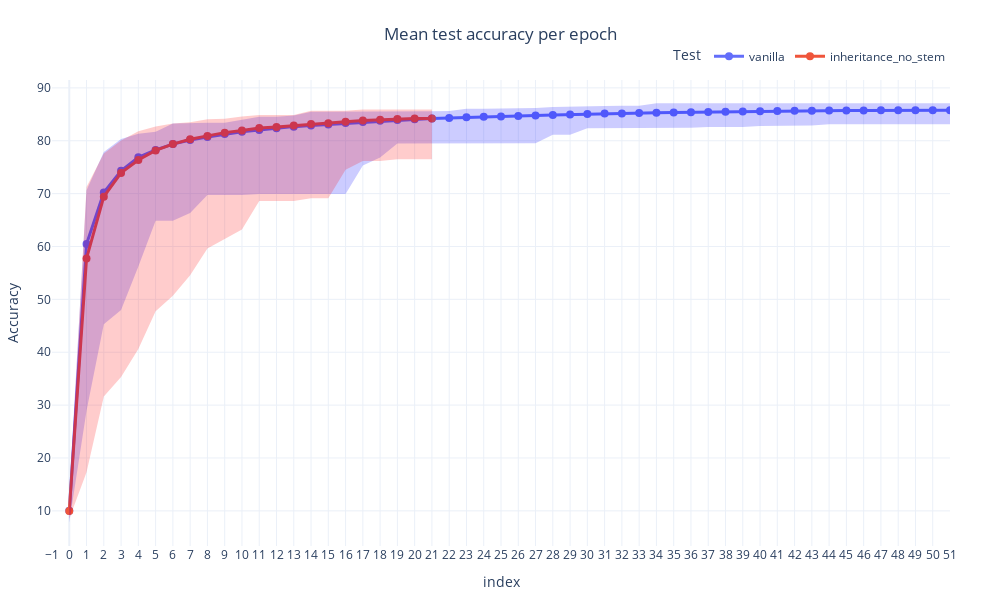

Notebook code cell kept with this figure:
### Code cell
import plotly.express as px
import pandas as pd

# Assuming 'mean_df', 'df_min', and 'df_max' are your dataframes
fig = px.line(
    mean_df, 
    y=['vanilla', test_name], 
    title='Mean test accuracy per epoch',
    labels={"Value": "Accuracy"},
    markers=True,  # Add markers to the lines
    template="plotly_white", 
    width=1000, height=600
)

# Update trace settings for the main plot
fig.update_traces(line=dict(width=3), marker=dict(size=8))

# Adding min-max range shadows for 'vanilla'
#fig.add_traces([
#    px.line(mean_df, y='vanilla').data[0],  # Add the vanilla mean line
#    px.line(mean_df, y='inheritance').data[0]  # Add the inheritance mean line
#])

fig.add_traces([
    # Min-max shadows for 'vanilla'
    dict(
        x=mean_df.index, 
        y=df_min['vanilla'], 
        fill=None,
        mode='lines',
        line=dict(width=0),
        showlegend=False
    ),
    dict(
        x=mean_df.index, 
        y=df_max['vanilla'], 
        fill='tonexty',  # Fill the area between min and max
        mode='lines',
        line=dict(width=0),
        fillcolor='rgba(0, 0, 255, 0.2)',  # Light red for shadow
        showlegend=False
    ),
    
    # Min-max shadows for 'inheritance'
    dict(
        x=mean_df.index, 
        y=df_min[test_name], 
        fill=None,
        mode='lines',
        line=dict(width=0),
        showlegend=False
    ),
    dict(
        x=mean_df.index, 
        y=df_max[test_name], 
        fill='tonexty',  # Fill the area between min and max
        mode='lines',
        line=dict(width=0),
        fillcolor='rgba(255, 0, 0, 0.2)',  # Light blue for shadow
        showlegend=False
    )
])

# Update layout settings
fig.update_layout(
    title={'text': 'Mean test accuracy per epoch', 'x':0.5, 'xanchor': 'center'},
    xaxis=dict(tickmode='linear', dtick=1, showgrid=True, range=[-1, 51]),
    yaxis=dict(title="Accuracy"),
    legend=dict(title='Test', orientation="h", yanchor="bottom", y=1.02, xanchor="right", x=1),
    margin=dict(l=50, r=50, t=80, b=50)
)

# Display the plot
fig.show()

### Figure 1 — Plotly figure (JSON) as saved in the notebook; plotly's stock layout.template omitted (floating-point values rounded to 4 significant figures)
{"data": [{"hovertemplate": "variable=vanilla<br>index=%{x}<br>value=%{y}<extra></extra>", "legendgroup": "vanilla", "line": {"color": "#636efa", "dash": "solid", "width": 3}, "marker": {"size": 8, "symbol": "circle"}, "mode": "lines+markers", "name": "vanilla", "orientation": "v", "showlegend": true, "type": "scatter", "x": [0, 1, 2, 3, 4, 5, 6, 7, 8, 9, 10, 11, 12, 13, 14, 15, 16, 17, 18, 19, 20, 21, 22, 23, 24, 25, 26, 27, 28, 29, 30, 31, 32, 33, 34, 35, 36, 37, 38, 39, 40, 41, 42, 43, 44, 45, 46, 47, 48, 49, 50, 51], "xaxis": "x", "y": [10.01, 60.48, 70.22, 74.3, 76.86, 78.26, 79.36, 80.13, 80.72, 81.26, 81.7, 82.03, 82.38, 82.67, 82.88, 83.07, 83.33, 83.55, 83.76, 83.94, 84.08, 84.22, 84.32, 84.44, 84.53, 84.6, 84.68, 84.77, 84.88, 84.97, 85.05, 85.13, 85.17, 85.22, 85.29, 85.34, 85.39, 85.44, 85.48, 85.54, 85.59, 85.62, 85.66, 85.68, 85.7, 85.72, 85.74, 85.76, 85.77, 85.77, 85.77, 85.77], "yaxis": "y"}, {"hovertemplate": "variable=inheritance_no_stem<br>index=%{x}<br>value=%{y}<extra></extra>", "legendgroup": "inheritance_no_stem", "line": {"color": "#EF553B", "dash": "solid", "width": 3}, "marker": {"size": 8, "symbol": "circle"}, "mode": "lines+markers", "name": "inheritance_no_stem", "orientation": "v", "showlegend": true, "type": "scatter", "x": [0, 1, 2, 3, 4, 5, 6, 7, 8, 9, 10, 11, 12, 13, 14, 15, 16, 17, 18, 19, 20, 21, 22, 23, 24, 25, 26, 27, 28, 29, 30, 31, 32, 33, 34, 35, 36, 37, 38, 39, 40, 41, 42, 43, 44, 45, 46, 47, 48, 49, 50, 51], "xaxis": "x", "y": [9.991, 57.74, 69.42, 73.92, 76.35, 78.17, 79.36, 80.27, 80.91, 81.53, 81.94, 82.39, 82.62, 82.88, 83.17, 83.32, 83.61, 83.81, 83.97, 84.1, 84.21, 84.21, null, null, null, null, null, null, null, null, null, null, null, null, null, null, null, null, null, null, null, null, null, null, null, null, null, null, null, null, null, null], "yaxis": "y"}, {"line": {"width": 0}, "mode": "lines", "showlegend": false, "type": "scatter", "x": [0, 1, 2, 3, 4, 5, 6, 7, 8, 9, 10, 11, 12, 13, 14, 15, 16, 17, 18, 19, 20, 21, 22, 23, 24, 25, 26, 27, 28, 29, 30, 31, 32, 33, 34, 35, 36, 37, 38, 39, 40, 41, 42, 43, 44, 45, 46, 47, 48, 49, 50, 51], "y": [7.76, 28.94, 45.28, 48.01, 56.22, 64.88, 64.88, 66.32, 69.75, 69.75, 69.75, 69.94, 69.94, 69.94, 69.94, 69.94, 69.94, 75.33, 76.84, 79.49, 79.51, 79.51, 79.51, 79.51, 79.51, 79.51, 79.51, 79.51, 81.15, 81.15, 82.35, 82.35, 82.38, 82.45, 82.45, 82.45, 82.45, 82.6, 82.6, 82.6, 82.81, 82.81, 82.81, 82.9, 83.1, 83.1, 83.1, 83.1, 83.1, 83.1, 83.1, 83.1]}, {"fill": "tonexty", "fillcolor": "rgba(0, 0, 255, 0.2)", "line": {"width": 0}, "mode": "lines", "showlegend": false, "type": "scatter", "x": [0, 1, 2, 3, 4, 5, 6, 7, 8, 9, 10, 11, 12, 13, 14, 15, 16, 17, 18, 19, 20, 21, 22, 23, 24, 25, 26, 27, 28, 29, 30, 31, 32, 33, 34, 35, 36, 37, 38, 39, 40, 41, 42, 43, 44, 45, 46, 47, 48, 49, 50, 51], "y": [13.45, 70.64, 77.89, 80.34, 81.34, 81.69, 83.26, 83.37, 83.42, 83.42, 84.04, 84.55, 84.55, 84.75, 85.49, 85.49, 85.49, 85.57, 85.57, 85.57, 85.57, 85.57, 85.64, 86.06, 86.06, 86.06, 86.06, 86.17, 86.38, 86.4, 86.4, 86.55, 86.64, 86.64, 87.07, 87.07, 87.07, 87.07, 87.07, 87.07, 87.07, 87.07, 87.07, 87.07, 87.07, 87.07, 87.07, 87.07, 87.07, 87.07, 87.08, 87.08]}, {"line": {"width": 0}, "mode": "lines", "showlegend": false, "type": "scatter", "x": [0, 1, 2, 3, 4, 5, 6, 7, 8, 9, 10, 11, 12, 13, 14, 15, 16, 17, 18, 19, 20, 21, 22, 23, 24, 25, 26, 27, 28, 29, 30, 31, 32, 33, 34, 35, 36, 37, 38, 39, 40, 41, 42, 43, 44, 45, 46, 47, 48, 49, 50, 51], "y": [8.5, 17.28, 31.65, 35.3, 40.62, 47.77, 50.68, 54.54, 59.6, 61.39, 63.22, 68.6, 68.6, 68.6, 69.13, 69.13, 74.5, 76.19, 76.19, 76.5, 76.5, 76.5, null, null, null, null, null, null, null, null, null, null, null, null, null, null, null, null, null, null, null, null, null, null, null, null, null, null, null, null, null, null]}, {"fill": "tonexty", "fillcolor": "rgba(255, 0, 0, 0.2)", "line": {"width": 0}, "mode": "lines", "showlegend": false, "type": "scatter", "x": [0, 1, 2, 3, 4, 5, 6, 7, 8, 9, 10, 11, 12, 13, 14, 15, 16, 17, 18, 19, 20, 21, 22, 23, 24, 25, 26, 27, 28, 29, 30, 31, 32, 33, 34, 35, 36, 37, 38, 39, 40, 41, 42, 43, 44, 45, 46, 47, 48, 49, 50, 51], "y": [12.17, 71.24, 77.6, 80.04, 81.78, 82.69, 83.26, 83.49, 84.06, 84.17, 84.56, 84.85, 84.85, 84.86, 85.65, 85.65, 85.65, 85.9, 85.9, 85.9, 85.9, 85.9, null, null, null, null, null, null, null, null, null, null, null, null, null, null, null, null, null, null, null, null, null, null, null, null, null, null, null, null, null, null]}], "layout": {"height": 600, "legend": {"orientation": "h", "title": {"text": "Test"}, "tracegroupgap": 0, "x": 1, "xanchor": "right", "y": 1.02, "yanchor": "bottom"}, "margin": {"b": 50, "l": 50, "r": 50, "t": 80}, "title": {"text": "Mean test accuracy per epoch", "x": 0.5, "xanchor": "center"}, "width": 1000, "xaxis": {"anchor": "y", "domain": [0, 1], "dtick": 1, "range": [-1, 51], "showgrid": true, "tickmode": "linear", "title": {"text": "index"}, "type": "linear"}, "yaxis": {"anchor": "x", "autorange": true, "domain": [0, 1], "range": [3.353, 91.49], "title": {"text": "Accuracy"}, "type": "linear"}}}
